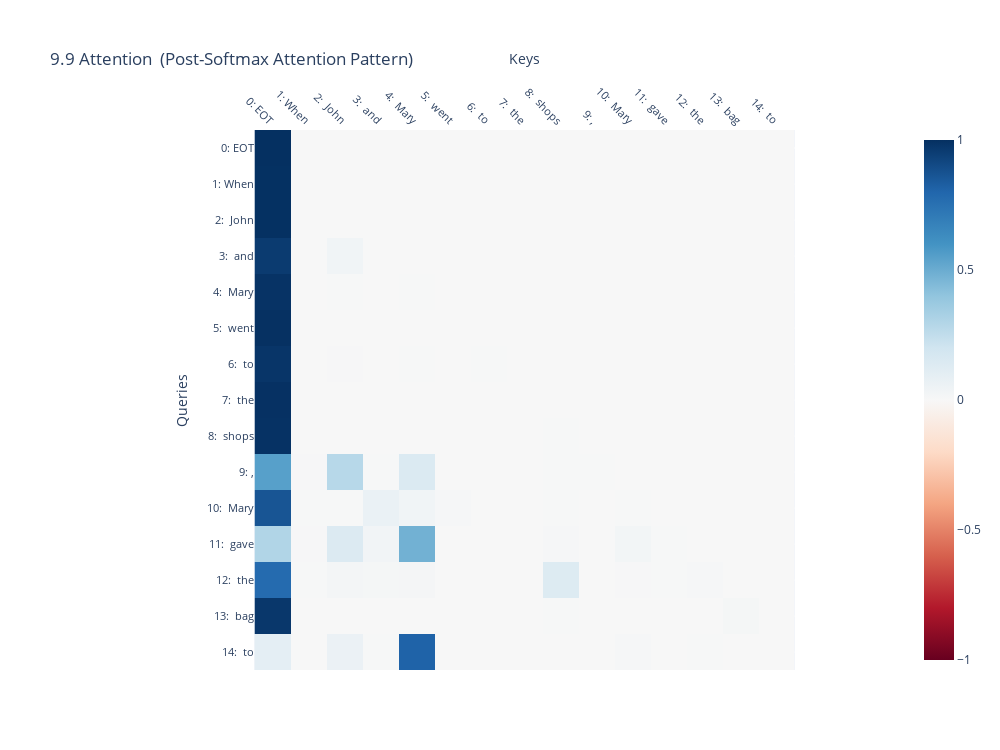

Notebook code for this chart:
### Code cell
from src.observational.plot_head import show_attention_patterns

model.reset_hooks()
prompt = prompts[1]
print(prompt)

show_attention_patterns(model, [(9, 9)], prompts=prompt, precomputed_cache=cache, mode="pattern", highlight_words=None, show_all_tokens=True, return_fig=True, title_suffix=" (Post-Softmax Attention Pattern)")
show_attention_patterns(model, [(9, 9)], prompts=prompt, precomputed_cache=cache, mode="val-weighted", highlight_words=None, show_all_tokens=True, return_fig=True, title_suffix=" (Value-Weighted Attention Patterns by Norm of the Value vector)")

### Figure 1 — Plotly figure (JSON) as saved in the notebook; plotly's stock layout.template omitted (floating-point values rounded to 4 significant figures; data arrays with more than 128 entries replaced by an {"elided": "..."} marker saying what was removed)
{"data": [{"coloraxis": "coloraxis", "hovertemplate": "Keys: %{x}<br>Queries: %{y}<br>color: %{z}<extra></extra>", "name": "0", "type": "heatmap", "xaxis": "x", "yaxis": "y", "z": {"elided": "15x15 float values"}}], "layout": {"coloraxis": {"cmid": 0, "colorscale": [[0, "rgb(103,0,31)"], [0.1, "rgb(178,24,43)"], [0.2, "rgb(214,96,77)"], [0.3, "rgb(244,165,130)"], [0.4, "rgb(253,219,199)"], [0.5, "rgb(247,247,247)"], [0.6, "rgb(209,229,240)"], [0.7, "rgb(146,197,222)"], [0.8, "rgb(67,147,195)"], [0.9, "rgb(33,102,172)"], [1, "rgb(5,48,97)"]]}, "height": 750, "margin": {"l": 150, "t": 130}, "title": {"text": "9.9 Attention  (Post-Softmax Attention Pattern)"}, "width": 1000, "xaxis": {"anchor": "y", "constrain": "domain", "domain": [0, 1], "scaleanchor": "y", "side": "top", "tickangle": 45, "tickfont": {"size": 11}, "ticktext": ["0: EOT", "1: When", "2:  John", "3:  and", "4:  Mary", "5:  went", "6:  to", "7:  the", "8:  shops", "9: ,", "10:  Mary", "11:  gave", "12:  the", "13:  bag", "14:  to"], "tickvals": [0, 1, 2, 3, 4, 5, 6, 7, 8, 9, 10, 11, 12, 13, 14], "title": {"text": "Keys"}}, "yaxis": {"anchor": "x", "autorange": "reversed", "constrain": "domain", "domain": [0, 1], "tickfont": {"size": 11}, "ticktext": ["0: EOT", "1: When", "2:  John", "3:  and", "4:  Mary", "5:  went", "6:  to", "7:  the", "8:  shops", "9: ,", "10:  Mary", "11:  gave", "12:  the", "13:  bag", "14:  to"], "tickvals": [0, 1, 2, 3, 4, 5, 6, 7, 8, 9, 10, 11, 12, 13, 14], "title": {"text": "Queries"}}}}
